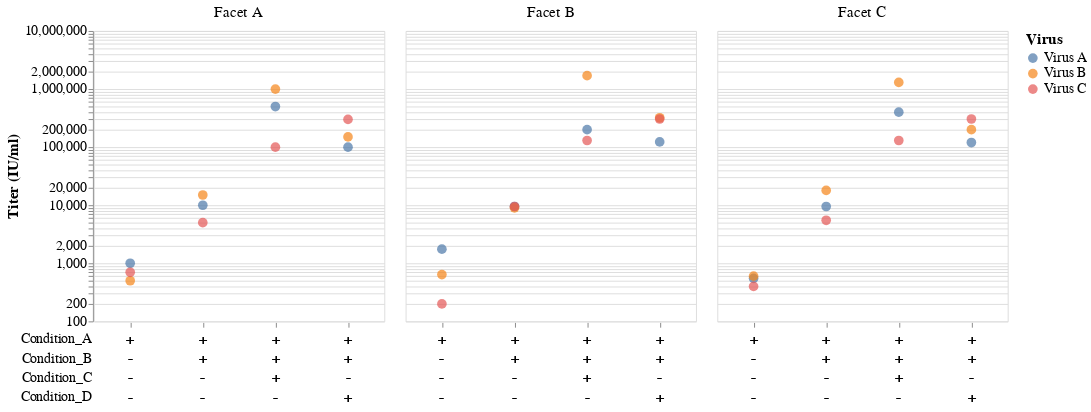

Notebook code for this chart:
### Markdown cell above
## Usage

The function `plot_titers()` produces a strip plot of titers with an experimental design matrix for the x-axis. Here's an example with the idealized dummy data:

### Code cell
plot_titers(
    data,
    titer_col="Titer",
    condition_cols=["Condition_A", "Condition_B", "Condition_C", "Condition_D"],
    facet_col="Facet",
    color_col="Virus"
)

### Figure 1 — Vega-Lite specification as saved in the notebook (floating-point values rounded to 4 significant figures)
{"config": {"view": {"continuousWidth": 300, "continuousHeight": 300}}, "vconcat": [{"mark": {"type": "point", "filled": true, "size": 100}, "encoding": {"color": {"field": "Virus", "legend": {"labelFontSize": 14, "title": "Virus", "titleFontSize": 16}, "type": "nominal"}, "column": {"field": "Facet", "header": {"labelFontSize": 16, "labels": true, "title": null}, "type": "nominal"}, "tooltip": [{"field": "Titer", "type": "quantitative"}, {"field": "Virus", "type": "nominal"}, {"field": "Facet", "type": "nominal"}, {"field": "Condition_A", "type": "nominal"}, {"field": "Condition_B", "type": "nominal"}, {"field": "Condition_C", "type": "nominal"}, {"field": "Condition_D", "type": "nominal"}], "x": {"axis": {"domain": false, "grid": false, "labelFontSize": 14, "labels": false, "ticks": true, "title": null}, "field": "ID", "type": "nominal"}, "y": {"axis": {"labelFontSize": 14, "titleFontSize": 16}, "field": "Titer", "scale": {"type": "log"}, "title": "Titer (IU/ml)", "type": "quantitative"}}, "width": 300}, {"mark": {"type": "text", "size": 15}, "encoding": {"column": {"field": "Facet", "header": {"labels": false, "title": null}, "type": "nominal"}, "text": {"field": "Text", "type": "nominal"}, "x": {"axis": null, "field": "ID", "type": "nominal"}, "y": {"axis": {"domain": false, "grid": false, "labelFontSize": 14, "ticks": false, "title": null}, "field": "Condition", "type": "nominal"}}, "transform": [{"fold": ["Condition_A", "Condition_B", "Condition_C", "Condition_D"], "as": ["Condition", "Text"]}], "view": {"strokeWidth": 1e-05}, "width": 300}], "data": {"name": "data-48e68cca907ae27f3539e429469ea545"}, "spacing": 0, "title": {"text": "", "align": "center", "anchor": "middle", "fontSize": 20, "offset": 20}, "$schema": "https://vega.github.io/schema/vega-lite/v5.20.1.json", "datasets": {"data-48e68cca907ae27f3539e429469ea545": [{"Titer": 1000, "Virus": "Virus A", "Facet": "Facet A", "Condition_A": "+", "Condition_B": "-", "Condition_C": "-", "Condition_D": "-", "ID": "A"}, {"Titer": 10000, "Virus": "Virus A", "Facet": "Facet A", "Condition_A": "+", "Condition_B": "+", "Condition_C": "-", "Condition_D": "-", "ID": "A_B"}, {"Titer": 100000, "Virus": "Virus A", "Facet": "Facet A", "Condition_A": "+", "Condition_B": "+", "Condition_C": "-", "Condition_D": "+", "ID": "A_B_D"}, {"Titer": 500000, "Virus": "Virus A", "Facet": "Facet A", "Condition_A": "+", "Condition_B": "+", "Condition_C": "+", "Condition_D": "-", "ID": "A_B_C"}, {"Titer": 500, "Virus": "Virus B", "Facet": "Facet A", "Condition_A": "+", "Condition_B": "-", "Condition_C": "-", "Condition_D": "-", "ID": "A"}, {"Titer": 15000, "Virus": "Virus B", "Facet": "Facet A", "Condition_A": "+", "Condition_B": "+", "Condition_C": "-", "Condition_D": "-", "ID": "A_B"}, {"Titer": 150000, "Virus": "Virus B", "Facet": "Facet A", "Condition_A": "+", "Condition_B": "+", "Condition_C": "-", "Condition_D": "+", "ID": "A_B_D"}, {"Titer": 1000000, "Virus": "Virus B", "Facet": "Facet A", "Condition_A": "+", "Condition_B": "+", "Condition_C": "+", "Condition_D": "-", "ID": "A_B_C"}, {"Titer": 700, "Virus": "Virus C", "Facet": "Facet A", "Condition_A": "+", "Condition_B": "-", "Condition_C": "-", "Condition_D": "-", "ID": "A"}, {"Titer": 5000, "Virus": "Virus C", "Facet": "Facet A", "Condition_A": "+", "Condition_B": "+", "Condition_C": "-", "Condition_D": "-", "ID": "A_B"}, {"Titer": 300000, "Virus": "Virus C", "Facet": "Facet A", "Condition_A": "+", "Condition_B": "+", "Condition_C": "-", "Condition_D": "+", "ID": "A_B_D"}, {"Titer": 100000, "Virus": "Virus C", "Facet": "Facet A", "Condition_A": "+", "Condition_B": "+", "Condition_C": "+", "Condition_D": "-", "ID": "A_B_C"}, {"Titer": 1750, "Virus": "Virus A", "Facet": "Facet B", "Condition_A": "+", "Condition_B": "-", "Condition_C": "-", "Condition_D": "-", "ID": "A"}, {"Titer": 9500, "Virus": "Virus A", "Facet": "Facet B", "Condition_A": "+", "Condition_B": "+", "Condition_C": "-", "Condition_D": "-", "ID": "A_B"}, {"Titer": 123000, "Virus": "Virus A", "Facet": "Facet B", "Condition_A": "+", "Condition_B": "+", "Condition_C": "-", "Condition_D": "+", "ID": "A_B_D"}, {"Titer": 200000, "Virus": "Virus A", "Facet": "Facet B", "Condition_A": "+", "Condition_B": "+", "Condition_C": "+", "Condition_D": "-", "ID": "A_B_C"}, {"Titer": 640, "Virus": "Virus B", "Facet": "Facet B", "Condition_A": "+", "Condition_B": "-", "Condition_C": "-", "Condition_D": "-", "ID": "A"}, {"Titer": 9000, "Virus": "Virus B", "Facet": "Facet B", "Condition_A": "+", "Condition_B": "+", "Condition_C": "-", "Condition_D": "-", "ID": "A_B"}, {"Titer": 320000, "Virus": "Virus B", "Facet": "Facet B", "Condition_A": "+", "Condition_B": "+", "Condition_C": "-", "Condition_D": "+", "ID": "A_B_D"}, {"Titer": 1700000, "Virus": "Virus B", "Facet": "Facet B", "Condition_A": "+", "Condition_B": "+", "Condition_C": "+", "Condition_D": "-", "ID": "A_B_C"}, {"Titer": 200, "Virus": "Virus C", "Facet": "Facet B", "Condition_A": "+", "Condition_B": "-", "Condition_C": "-", "Condition_D": "-", "ID": "A"}, {"Titer": 9500, "Virus": "Virus C", "Facet": "Facet B", "Condition_A": "+", "Condition_B": "+", "Condition_C": "-", "Condition_D": "-", "ID": "A_B"}, {"Titer": 305000, "Virus": "Virus C", "Facet": "Facet B", "Condition_A": "+", "Condition_B": "+", "Condition_C": "-", "Condition_D": "+", "ID": "A_B_D"}, {"Titer": 130000, "Virus": "Virus C", "Facet": "Facet B", "Condition_A": "+", "Condition_B": "+", "Condition_C": "+", "Condition_D": "-", "ID": "A_B_C"}, {"Titer": 550, "Virus": "Virus A", "Facet": "Facet C", "Condition_A": "+", "Condition_B": "-", "Condition_C": "-", "Condition_D": "-", "ID": "A"}, {"Titer": 9500, "Virus": "Virus A", "Facet": "Facet C", "Condition_A": "+", "Condition_B": "+", "Condition_C": "-", "Condition_D": "-", "ID": "A_B"}, {"Titer": 120000, "Virus": "Virus A", "Facet": "Facet C", "Condition_A": "+", "Condition_B": "+", "Condition_C": "-", "Condition_D": "+", "ID": "A_B_D"}, {"Titer": 400000, "Virus": "Virus A", "Facet": "Facet C", "Condition_A": "+", "Condition_B": "+", "Condition_C": "+", "Condition_D": "-", "ID": "A_B_C"}, {"Titer": 600, "Virus": "Virus B", "Facet": "Facet C", "Condition_A": "+", "Condition_B": "-", "Condition_C": "-", "Condition_D": "-", "ID": "A"}, {"Titer": 18000, "Virus": "Virus B", "Facet": "Facet C", "Condition_A": "+", "Condition_B": "+", "Condition_C": "-", "Condition_D": "-", "ID": "A_B"}, {"Titer": 200000, "Virus": "Virus B", "Facet": "Facet C", "Condition_A": "+", "Condition_B": "+", "Condition_C": "-", "Condition_D": "+", "ID": "A_B_D"}, {"Titer": 1300000, "Virus": "Virus B", "Facet": "Facet C", "Condition_A": "+", "Condition_B": "+", "Condition_C": "+", "Condition_D": "-", "ID": "A_B_C"}, {"Titer": 400, "Virus": "Virus C", "Facet": "Facet C", "Condition_A": "+", "Condition_B": "-", "Condition_C": "-", "Condition_D": "-", "ID": "A"}, {"Titer": 5500, "Virus": "Virus C", "Facet": "Facet C", "Condition_A": "+", "Condition_B": "+", "Condition_C": "-", "Condition_D": "-", "ID": "A_B"}, {"Titer": 305000, "Virus": "Virus C", "Facet": "Facet C", "Condition_A": "+", "Condition_B": "+", "Condition_C": "-", "Condition_D": "+", "ID": "A_B_D"}, {"Titer": 130000, "Virus": "Virus C", "Facet": "Facet C", "Condition_A": "+", "Condition_B": "+", "Condition_C": "+", "Condition_D": "-", "ID": "A_B_C"}]}}
